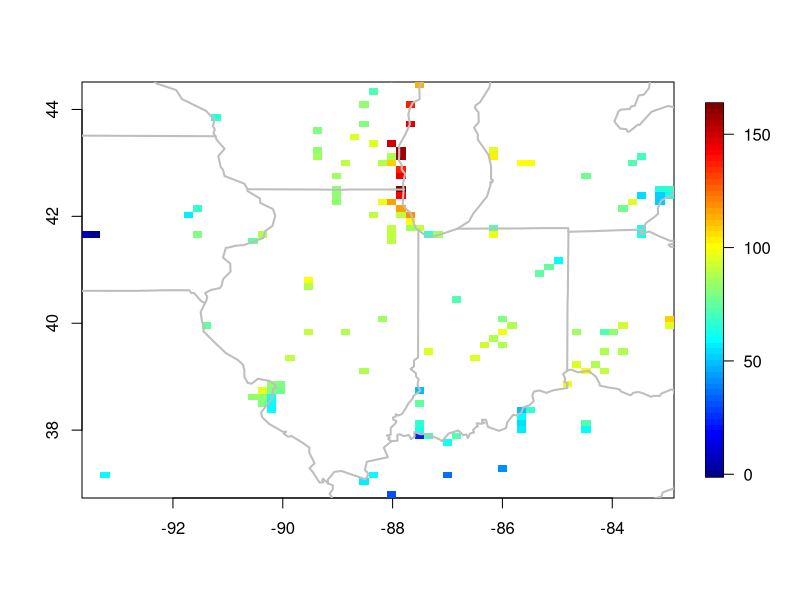
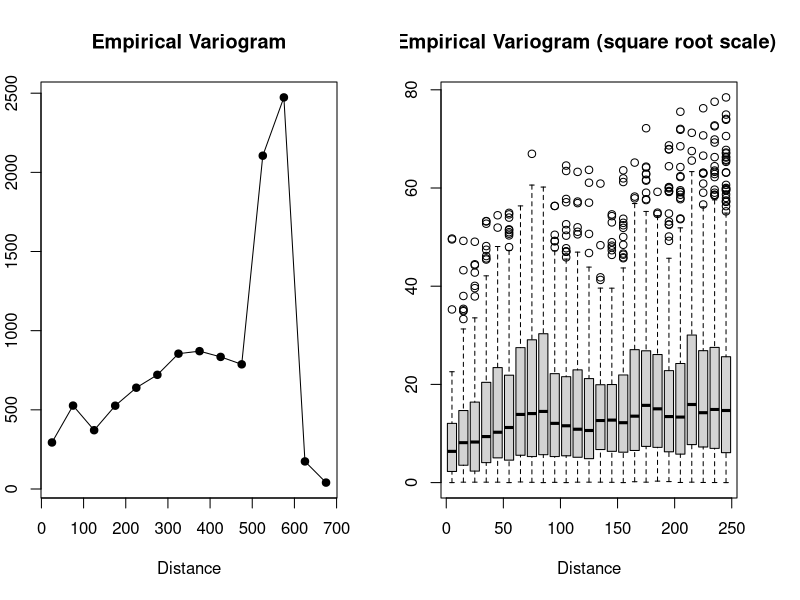
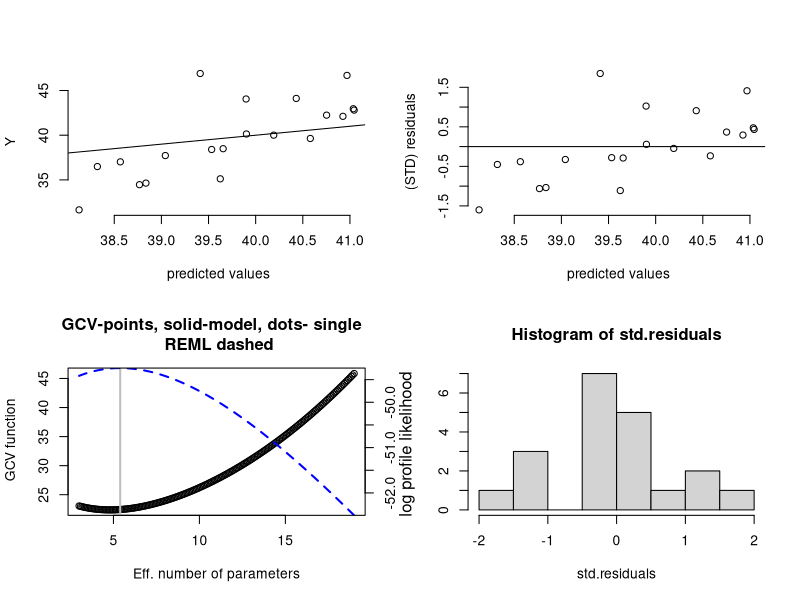
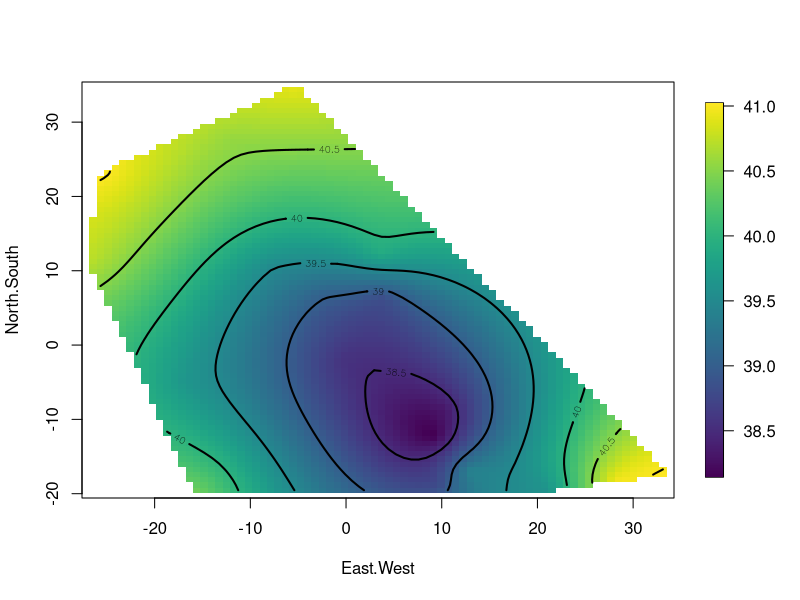
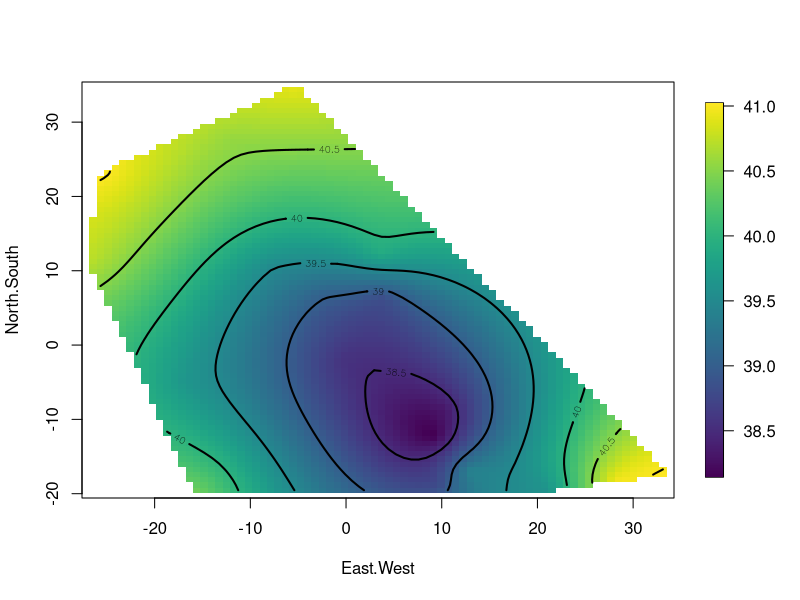
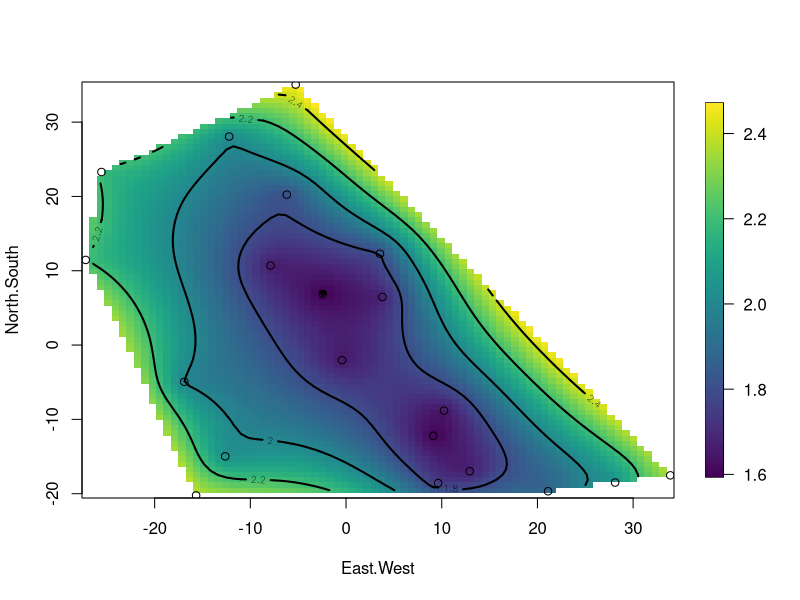

Write the R code that produced these figures, in order.
library(fields)

### ozone data set, day 16
## Quilt plot
data(ozone2)
# plot 16 day of ozone data set
quilt.plot(ozone2$lon.lat, ozone2$y[16,])
US(add=TRUE, col="grey", lwd=2)

# compute variogram for the midwest ozone field 

good<- !is.na(ozone2$y[16,])
x<- ozone2$lon.lat[good,] 
y<- ozone2$y[16,good]

## variogram plots
par(mfrow=c(1,2))
look<-vgram(x,y, N=15, lon.lat=TRUE)
plot(look, pch=19)

## or some boxplot bin summaries
brk<- seq(0, 250,, (25 + 1) ) # will give 25 bins.
boxplotVGram(look, breaks=brk, plot.args=list(type="o"))
plot(look, add=TRUE, breaks=brk, col=4)
dev.off()


#############################
# Kriging
# a 2-d example 
# fitting a surface to ozone  
# measurements. Exponential covariance, range parameter is 20 (in miles) 

fit <- Krig(ChicagoO3$x, ChicagoO3$y, theta=20)  

summary(fit) # summary of fit 
par(mfrow=c(2,2))
plot(fit) # four diagnostic plots of fit  
dev.off()

surface(fit, type="C") # look at the surface 

# predict at data
predict(fit)

# predict using 7.5 effective degrees of freedom:
predict(fit, df=7.5)

# predict on a grid (grid chosen here by defaults)
out<- predictSurface(fit)
surface(out, type="C") # option "C" our favorite

# predict at arbitrary points (10,-10) and (20, 15)
xnew<- rbind(c(10, -10), c(20, 15))
predict(fit, xnew)

# standard errors of prediction based on covariance model.  
predictSE(fit, xnew)

# surface of standard errors on a default grid
predictSurfaceSE(fit)-> out.p # this takes some time!
surface(out.p, type="C")
points(fit$x)

## Using another stationary covariance. 
# smoothness is the shape parameter for the Matern
fit <- Krig(ChicagoO3$x, ChicagoO3$y, 
            Covariance="Matern", theta=10, smoothness=1.0)  
summary( fit)
